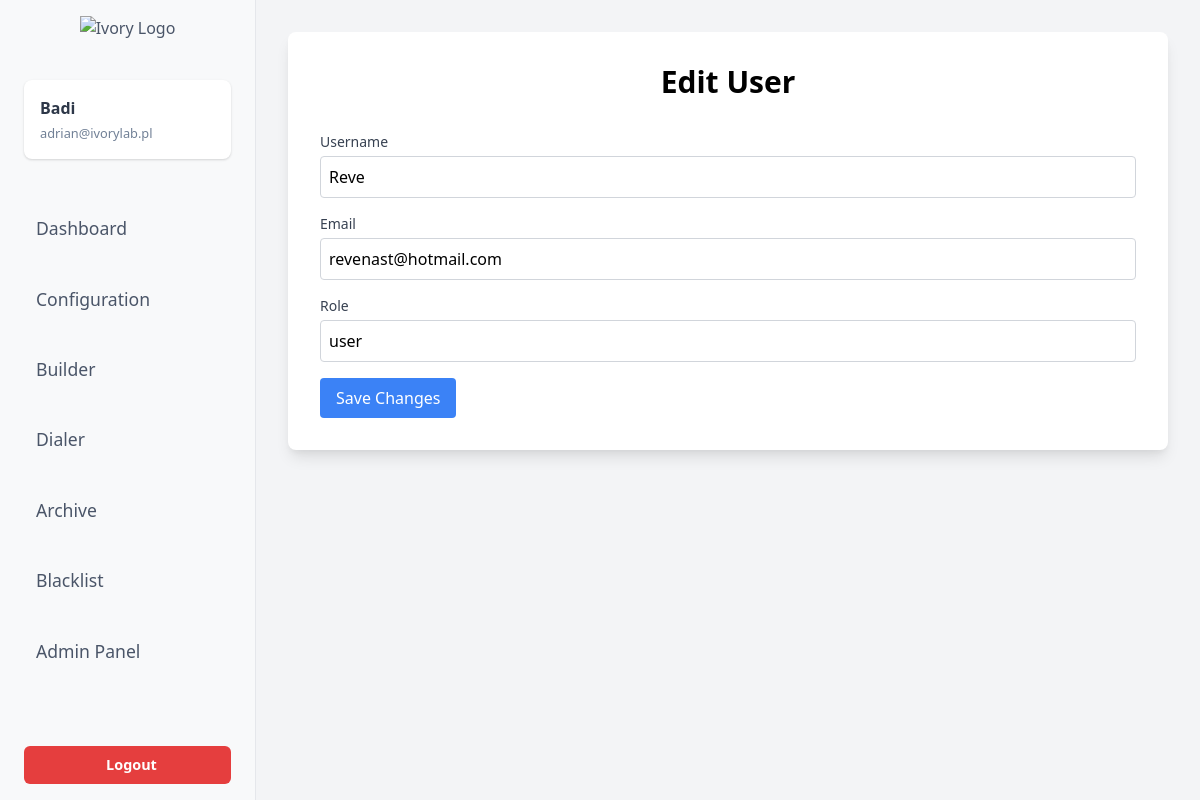
The page /edit_user/2 (signed in) on the database its author committed.
### app.py (models this page shows, shortened)
class User(UserMixin, db.Model):
    __tablename__ = 'users'
    id = db.Column(db.Integer, primary_key=True)
    username = db.Column(db.String(50), unique=True, nullable=False)
    email = db.Column(db.String(150), unique=True, nullable=False)
    password = db.Column(db.String(150), nullable=False)
    role = db.Column(db.String(50), nullable=False)
    is_admin = db.Column(db.Boolean, default=False)
    blacklist = db.Column(db.Text)  # Przechowuj zablokowane numery jako ciąg znaków oddzielony przecinkami

### app.py (the view)
@app.route('/edit_user/<int:user_id>', methods=['GET', 'POST'])
@login_required
def edit_user(user_id):
    user = User.query.get_or_404(user_id)
    if not current_user.is_admin:
        flash('Access denied.', 'danger')
        return redirect(url_for('admin_panel'))
    if request.method == 'POST':
        user.email = request.form['email']
        user.role = request.form['role']
        db.session.commit()
        flash('User updated successfully.', 'success')
        return redirect(url_for('admin_panel'))
    return render_template('edit_user.html', user=user)

### app.py (called while the page is built)
@login_manager.user_loader
def load_user(user_id):
    return db.session.get(User, int(user_id))

@app.teardown_appcontext
def close_connection(exception):
    db = getattr(g, '_database', None)
    if db is not None:
        db.close()

### templates/edit_user.html (shortened to what this page needs)
<!DOCTYPE html>
<html lang="en">
<head>
    <link href="https://cdn.jsdelivr.net/npm/tailwindcss@2.2.19/dist/tailwind.min.css" rel="stylesheet">
</head>
<body class="bg-gray-100 flex h-screen">
    {% include 'sidebar.html' %}
    <div class="flex-1 p-8 overflow-auto">
        <div class="bg-white p-8 rounded-lg shadow-lg">
            <h1 class="text-3xl font-bold mb-8 text-center">Edit User</h1>
            <form action="{{ url_for('edit_user', user_id=user.id) }}" method="post">
                <div class="mb-4">
                    <label for="username" class="block text-sm font-medium text-gray-700">Username</label>
                    <input type="text" name="username" id="username" value="{{ user.username }}" required
                           class="mt-1 block w-full p-2 border border-gray-300 rounded">
                </div>
                <div class="mb-4">
                    <label for="email" class="block text-sm font-medium text-gray-700">Email</label>
                    <input type="email" name="email" id="email" value="{{ user.email }}" required
                           class="mt-1 block w-full p-2 border border-gray-300 rounded">
                </div>
                <div class="mb-4">
                    <label for="role" class="block text-sm font-medium text-gray-700">Role</label>
                    <input type="text" name="role" id="role" value="{{ user.role }}" required
                           class="mt-1 block w-full p-2 border border-gray-300 rounded">
                </div>
                <div>
                    <button type="submit" class="bg-blue-500 text-white px-4 py-2 rounded">Save Changes</button>
                </div>
            </form>
        </div>
    </div>
</body>
</html>

### templates/sidebar.html (shortened to what this page needs)
<aside class="w-64 bg-gray-50 dark:bg-gray-800 border-r dark:border-gray-600 flex flex-col justify-between transition-transform duration-300 ease-in-out">
    <div class="sidebar" id="sidebar">
        <div class="px-6 mb-6">
            <a href="#" class="flex items-center justify-center mb-6">
                <img src="https://i.ibb.co/nBX0JDY/Asset-3.png" class="logo" alt="Ivory Logo">
            </a>
            <div class="user-info flex items-center">
                <div>
                    <h2>{{ current_user.username }}</h2>
                    <p>{{ current_user.email }}</p>
                </div>
            </div>
        </div>
        <ul class="nav space-y-1">
            <li>
                <a href="/dashboard" class="sidebar-link">
                    <span>Dashboard</span>
                </a>
            </li>
            <li>
                <a href="/configuration" class="sidebar-link">
                    <span>Configuration</span>
                </a>
            </li>
            <li>
                <a href="{{ url_for('builder') }}" class="sidebar-link">
                    Builder
                </a>
            </li>
            <li>
                <a href="/dialer" class="sidebar-link">
                    <span>Dialer</span>
                </a>
            </li>
            <li>
                <a href="/archive" class="sidebar-link">
                    <span>Archive</span>
                </a>
            </li>
            <li>
                <a href="{{ url_for('blacklist') }}" class="sidebar-link">
                    <span>Blacklist</span>
                </a>
            </li>
            <li>
                <a href="/admin" class="sidebar-link">
                    <span>Admin Panel</span>
                </a>
            </li>
        </ul>
        <a href="{{ url_for('logout') }}" class="logout mt-auto">
            Logout
        </a>
    </div>
</aside>

### templates/sidebar.html (style rules this page uses)
.sidebar-link { font-size: 1.1rem; margin-bottom: 0.5rem; color: #4a5568; }
.sidebar { color: #4a5568; background-color: #f8f9fa; padding-top: 1rem; min-width: 250px; height: 100vh; display: flex; flex-direction: column; }
.sidebar img.logo { max-width: 70%; height: auto; margin-bottom: 1rem; }
.sidebar .user-info { text-align: left; margin-bottom: 1rem; padding: 1rem; background-color: #ffffff; border-radius: 0.5rem; box-shadow: 0 1px 3px 0 rgba(0, 0, 0, 0.1), 0 1px 2px 0 rgba(0, 0, 0, 0.06); }
.sidebar .user-info h2 { font-size: 1rem; font-weight: 600; margin: 0; color: #2d3748; }
.sidebar .user-info p { font-size: 0.8rem; color: #718096; margin-top: 0.25rem; }
.sidebar .nav { width: 100%; list-style: none; padding: 0; flex-grow: 1; }
.sidebar .nav li { width: 100%; padding: 0.25rem 0; }
.sidebar .nav li a { color: #4a5568; text-decoration: none; font-weight: 500; display: flex; align-items: center; padding: 0.75rem 1.5rem; border-radius: 0.375rem; transition: background-color 0.3s, color 0.3s; }
.sidebar .logout { margin: 1rem 1.5rem; background-color: #e53e3e; color: white; padding: 0.5rem 1rem; text-align: center; border-radius: 0.375rem; text-decoration: none; font-weight: 600; font-size: 0.9rem; transition: background-color 0.3s; }

### rows shown on the page
User: username "Badi", email "adrian@ivorylab.pl"
User: username "Reve", email "revenast@hotmail.com", role "user"
